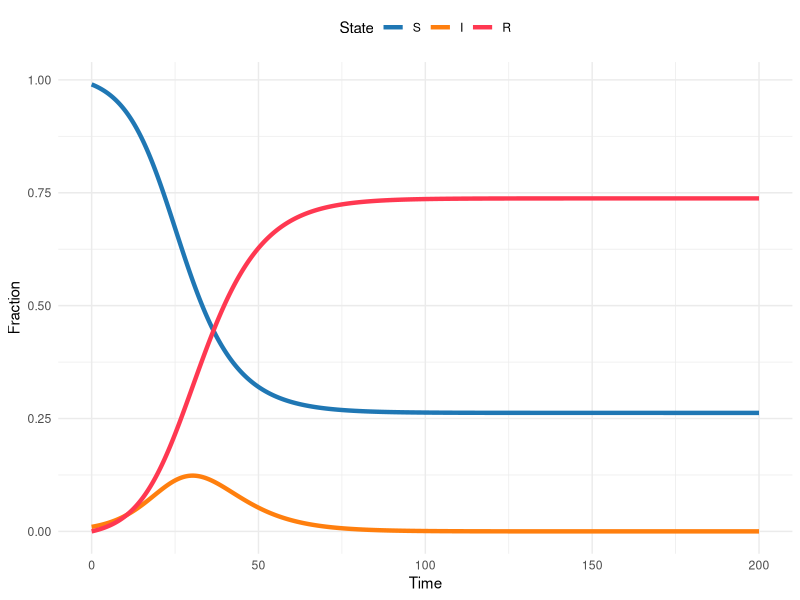
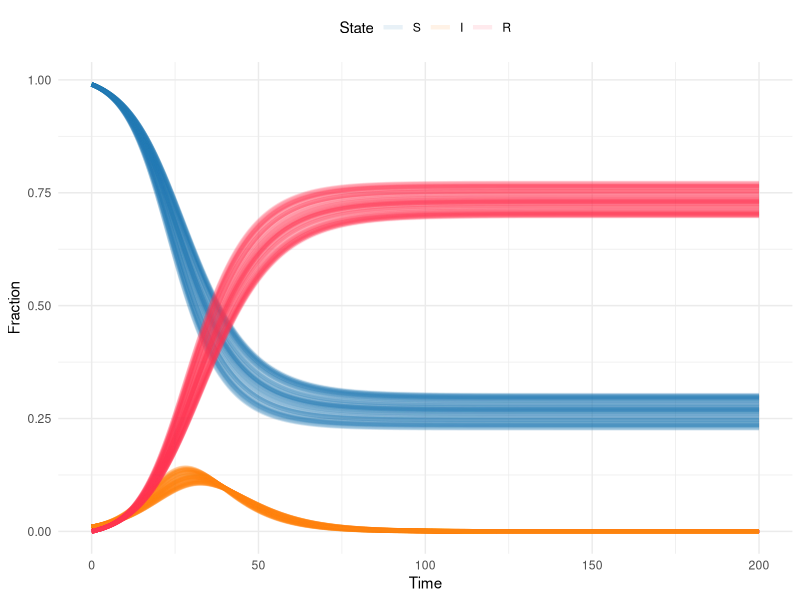
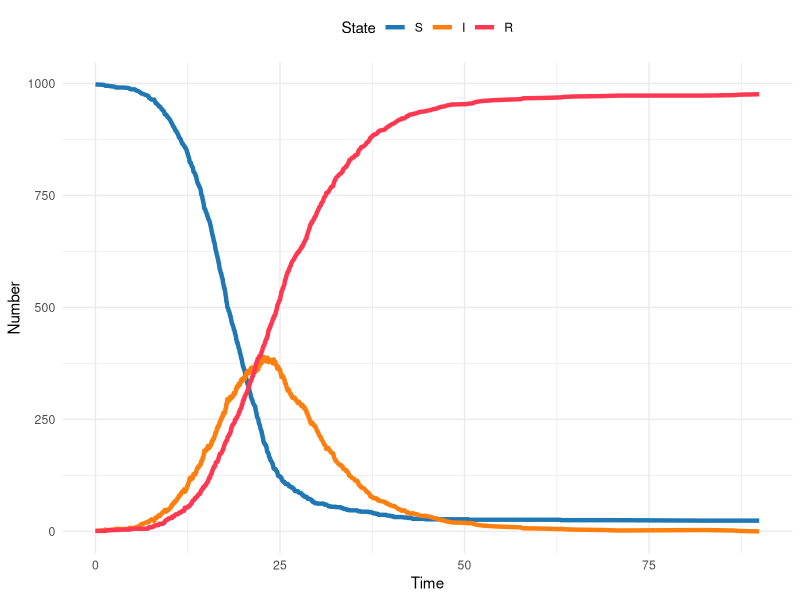
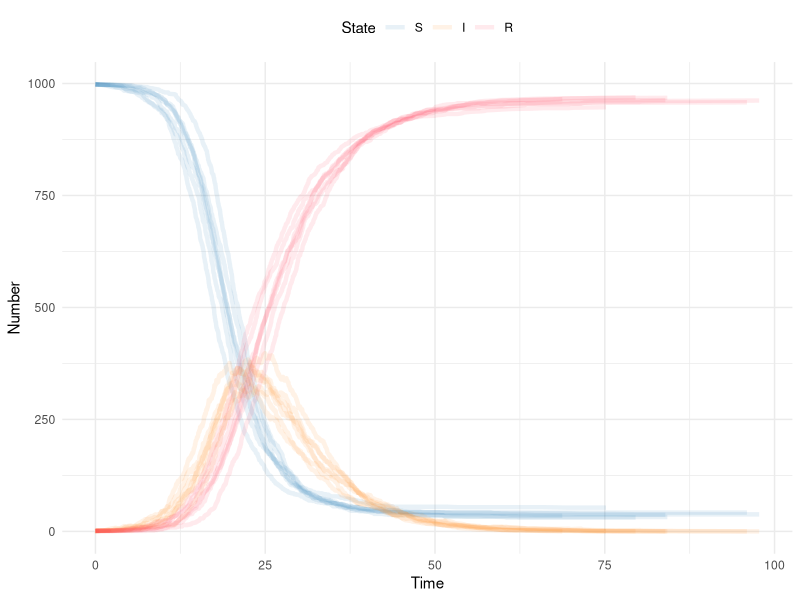
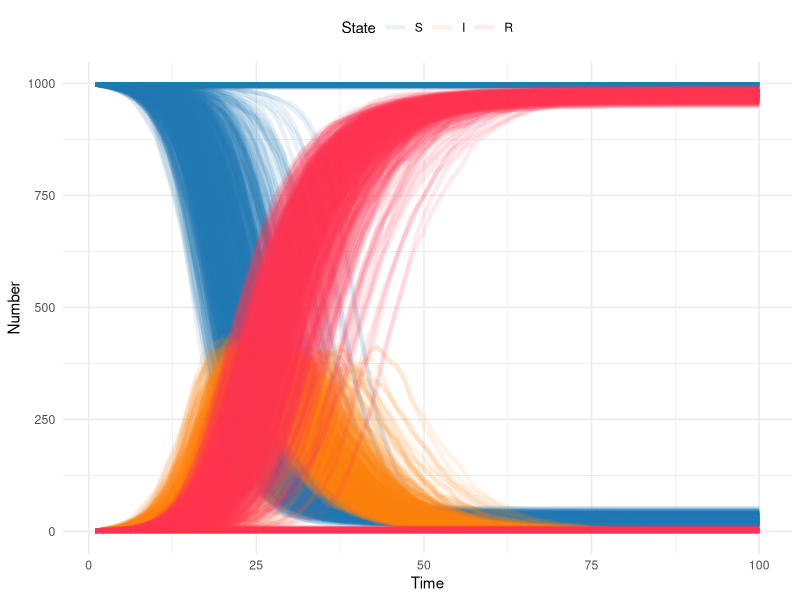
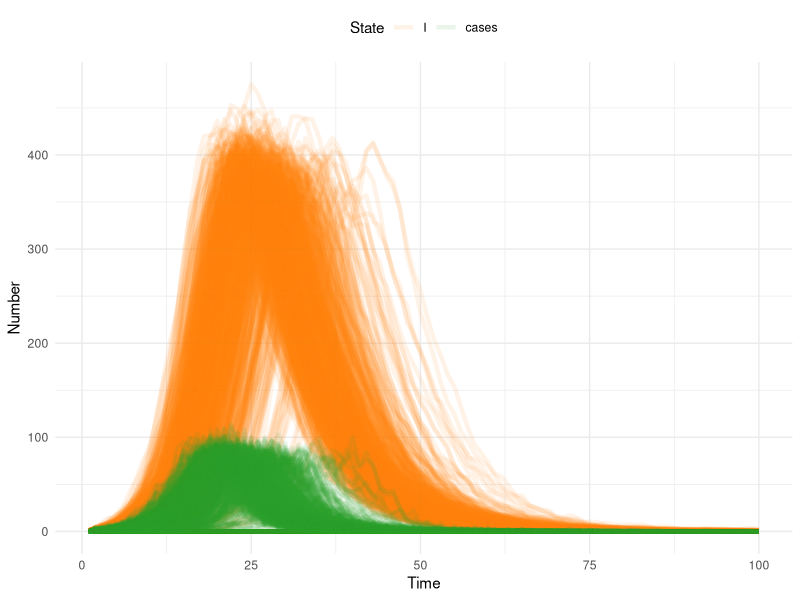
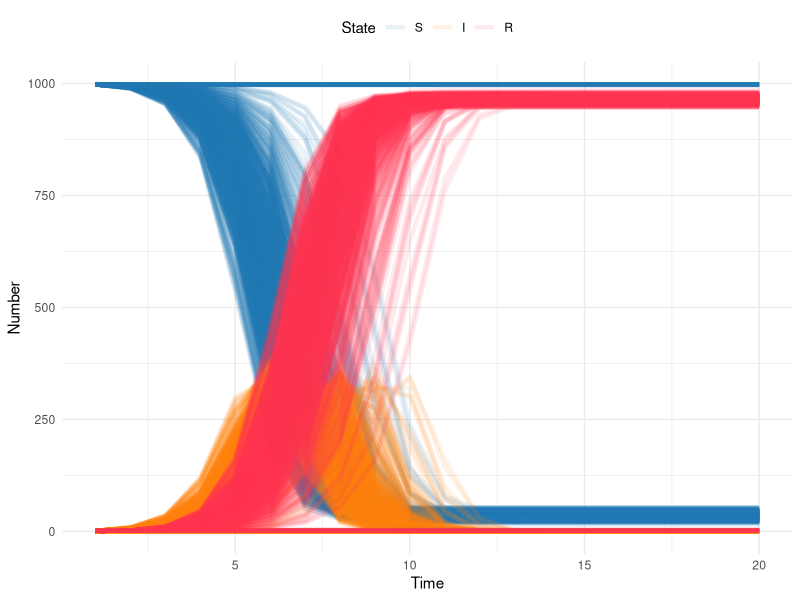

Reproduce these figures in R, in order.
## ---- chunk 1
library(here)
library(rio)
library(deSolve)
library(tidyverse)
## ---- chunk 2
theme_set(theme_minimal())
## ---- chunk 3
sir_model <- function(time, state, params, ...) {
  transmission <- params["transmission"]
  recovery <- 1 / params["duration"]

  S <- state["S"]
  I <- state["I"]
  R <- state["R"]

  dSdt <- -transmission * S * I
  dIdt <- (transmission * S * I) - (recovery * I)
  dRdt <- recovery * I

  return(list(c(dSdt, dIdt, dRdt)))
}
## ---- chunk 4
sir_params <- c(transmission = 0.3, duration = 6)
sir_init_states <- c(S = 0.99, I = 0.01, R = 0)
sim_times <- seq(0, 200, by = 0.1)

sir_sol <- deSolve::ode(
  y = sir_init_states,
  times = sim_times,
  func = sir_model,
  parms = sir_params
)
## ---- chunk 5
#| out-width: 100%
#| column: body

# Turn the output from the ODE solver into a tibble (dataframe)
# so we can manipulate and plot it easily
sir_sol_df <- as_tibble(sir_sol) %>%
  # Convert all columns to numeric (they are currently type
  # deSolve so will produce warnings when plotting etc)
  mutate(
    # Rather than repeatedly type the same function for every
    # column, use the across() function to apply the function
    # to a selection of columns
    across(
      # The cols argument takes a selection of columns to apply
      # a function to. Here, we want to apply the as.numeric()
      # function to all columns, so we use the function
      # everything() to select all columns.
      .cols = everything(),
      .fns = as.numeric
    )
  ) %>%
  # Convert the dataframe from wide to long format, so we have a
  # column for the time, a column for the state, and a column
  # for the proportion of the population in that state at that
  # time
  pivot_longer(
    # Don't pivot the time column
    cols = -time,
    names_to = "state",
    values_to = "proportion"
  ) %>%
  # Update the state column to be a factor, so the plot will
  # show the states in the correct order
  mutate(state = factor(state, levels = c("S", "I", "R")))

sir_colors <- c(S = "#1f77b4", I = "#ff7f0e", R = "#FF3851")

ggplot(sir_sol_df, aes(x = time, y = proportion, color = state)) +
  geom_line(linewidth = 1.5) +
  scale_color_manual(values = sir_colors) +
  labs(
    x = "Time",
    y = "Fraction",
    color = "State"
  ) +
  theme(legend.position = "top")
## ---- chunk 6
M <- 100 # the number of times we want to do this.
# This is a mater of choice and computational capacity (this model is small and quick, but that won't always be the case)

#since we're going to do this M times we need a place to store the results

for (m in 1:M) {
  sir_params <- c(transmission = runif(1, .283, .317), duration = 6) # each time take a random draw of the transmission rate from the confidence interval
  sir_init_states <- c(S = 0.99, I = 0.01, R = 0)
  sim_times <- seq(0, 200, by = 0.1)

  sir_sol <- deSolve::ode(
    y = sir_init_states,
    times = sim_times,
    func = sir_model,
    parms = sir_params
  )
  sir_sol = data.frame(sir_sol)
  sir_sol$iteration = m # mark this as the mth iteration of the loop
  #if this is the first iteration, create a place to store the output
  #if it's the sencond or higher, append the output to the storage
  if (m == 1) {
    sir_sol_storage <- sir_sol
  }
  if (m > 1) {
    sir_sol_storage <- rbind(sir_sol_storage, sir_sol)
  }
}
## ---- chunk 7
# Turn the output from the ODE solver into a tibble (dataframe)
# so we can manipulate and plot it easily
sir_sol_df <- as_tibble(sir_sol_storage) %>%
  # Convert all columns to numeric (they are currently type
  # deSolve so will produce warnings when plotting etc)
  mutate(
    # Rather than repeatedly type the same function for every

    # column, use the across() function to apply the function
    # to a selection of columns
    across(
      # The cols argument takes a selection of columns to apply
      # a function to. Here, we want to apply the as.numeric()
      # function to all columns, so we use the function
      # everything() to select all columns.
      .cols = everything(),
      .fns = as.numeric
    )
  ) %>%
  # Convert the dataframe from wide to long format, so we have a
  # column for the time, a column for the state, and a column
  # for the proportion of the population in that state at that
  # time
  pivot_longer(
    # Don't pivot the time column
    cols = -c(time, iteration),
    names_to = "state",
    values_to = "proportion"
  ) %>%
  # Update the state column to be a factor, so the plot will
  # show the states in the correct order
  mutate(state = factor(state, levels = c("S", "I", "R")))

sir_colors <- c(S = "#1f77b4", I = "#ff7f0e", R = "#FF3851")

ggplot(
  sir_sol_df,
  aes(
    x = time,
    y = proportion,
    color = state,
    group = interaction(iteration, state)
  )
) +
  geom_line(linewidth = 1.5, alpha = .1) +
  scale_color_manual(values = sir_colors) +
  labs(
    x = "Time",
    y = "Fraction",
    color = "State"
  ) +
  theme(legend.position = "top")
## ---- chunk 8
###############################################################################
# Parameters and initial conditions                                            #
###############################################################################

S <- 998 # number susceptible
I <- 1 # number infected
R <- 1 # number recovered
time <- 0

beta <- .5 # transmission rate
gamma <- 1 / 7 # recovery rate
## ---- chunk 9
###############################################################################
# Gillespie Step                                                              #
###############################################################################
gil_step <- function(SIR, beta, gamma) {
  # SIR is a vector containing 4 elements
  #   S = scalar number of susceptibles now
  #   I = scalar number of infecteds now
  #   R = scalar number of recovereds now
  #   time = current time
  # beta = transmission rate
  # gamma = recovery rate

  times <- rexp(
    2, # draw two random exponential variables
    c(
      beta * SIR[1] * SIR[2] / sum(SIR[1:3]), # the first is the rate of new infections: S*Beta*I/N
      SIR[2] * gamma
    )
  ) # the second is the rate of new recoveries: I*gamma

  return(list(
    change_state = which.min(times), # which.min identifies which of the two random variables is smallest, and thus the first to happen: this is the transition that we'll mae
    time_step = min(times)
  )) # this identfies how much time elapsed before the transition occured, so we can increment time forward
}
## ---- chunk 10
###############################################################################
# Simulate over time                                                          #
###############################################################################
counter <- 0 # set counter at 0
while (all(I > 0)) {
  #continue until I is depleted
  counter <- counter + 1 #counter for number of transitions: we don't know how many transitions will happen until the simualtion is over
  #
  sir_tmp <- c(S[counter], I[counter], R[counter], time[counter]) #current SIR states
  step <- gil_step(sir_tmp, beta, gamma)
  if (step$change_state == 1) {
    # if transition is an infection, reduce S and increase I
    sir_tmp[1] <- sir_tmp[1] - 1
    sir_tmp[2] <- sir_tmp[2] + 1
  }
  if (step$change_state == 2) {
    # if transition is an recovery, reduce I and increase R
    sir_tmp[2] <- sir_tmp[2] - 1
    sir_tmp[3] <- sir_tmp[3] + 1
  }
  sir_tmp[4] <- sir_tmp[4] + step$time_step # increment time

  #Append changes
  S <- c(S, sir_tmp[1])
  I <- c(I, sir_tmp[2])
  R <- c(R, sir_tmp[3])
  time <- c(time, sir_tmp[4])

  #cat(S[counter],"-",I[counter],"-",R[counter],"-",time[counter], ".\n"). # this prints the output as it goes
}
## ---- chunk 11
#| out-width: 100%
#| column: body

# Reuse the plotting code from above

# Turn the output from gil_step() into a tibble (dataframe)
# so we can manipulate and plot it easily
gil_df <- tibble(time, S, I, R) %>% # put elements in a data frame
  # Convert all columns to numeric (they are currently type
  # deSolve so will produce warnings when plotting etc)
  mutate(
    # Rather than repeatedly type the same function for every
    # column, use the across() function to apply the function
    # to a selection of columns
    across(
      # The cols argument takes a selection of columns to apply
      # a function to. Here, we want to apply the as.numeric()
      # function to all columns, so we use the function
      # everything() to select all columns.
      .cols = everything(),
      .fns = as.numeric
    )
  ) %>%
  # Convert the dataframe from wide to long format, so we have a
  # column for the time, a column for the state, and a column
  # for the proportion of the population in that state at that
  # time
  pivot_longer(
    # Don't pivot the time column
    cols = -c(time),
    names_to = "state",
    values_to = "number"
  ) %>%
  # Update the state column to be a factor, so the plot will
  # show the states in the correct order
  mutate(state = factor(state, levels = c("S", "I", "R")))

sir_colors <- c(S = "#1f77b4", I = "#ff7f0e", R = "#FF3851")

ggplot(gil_df, aes(x = time, y = number, color = state)) +
  geom_line(linewidth = 1.5) +
  scale_color_manual(values = sir_colors) +
  labs(
    x = "Time",
    y = "Number",
    color = "State"
  ) +
  theme(legend.position = "top")
## ---- chunk 12
###############################################################################
# Simulate over time                                                          #
M <- 10 # number of realizations to simulate

for (m in 1:M) {
  ###############################################################################
  # Parameters and initial conditions                                            #
  ###############################################################################

  S <- 998 # number susceptible
  I <- 1 # number infected
  R <- 1 # number recovered
  time <- 0
  iteration = m #initialize iteration counter

  beta <- .5 # transmission rate
  gamma <- 1 / 7 # recovery rate

  ###############################################################################
  # Simulate over time                                                          #
  ###############################################################################
  counter <- 0 # set counter at 0
  while (all(I > 0)) {
    #continue until I is depleted
    counter <- counter + 1 #counter for number of transitions: we don't know how many transitions will happen until the simualtion is over
    #
    sir_tmp <- c(S[counter], I[counter], R[counter], time[counter]) #current SIR states
    step <- gil_step(sir_tmp, beta, gamma)
    if (step$change_state == 1) {
      # if transition is an infection, reduce S and increase I
      sir_tmp[1] <- sir_tmp[1] - 1
      sir_tmp[2] <- sir_tmp[2] + 1
    }
    if (step$change_state == 2) {
      # if transition is an recovery, reduce I and increase R
      sir_tmp[2] <- sir_tmp[2] - 1
      sir_tmp[3] <- sir_tmp[3] + 1
    }
    sir_tmp[4] <- sir_tmp[4] + step$time_step # increment time

    #Append changes
    S <- c(S, sir_tmp[1])
    I <- c(I, sir_tmp[2])
    R <- c(R, sir_tmp[3])
    time <- c(time, sir_tmp[4])
    iteration <- c(iteration, m)

    #cat(S[counter],"-",I[counter],"-",R[counter],"-",time[counter], ".\n"). # this prints the output as it goes
  }
  if (m == 1) {
    sir_gil_storage = tibble(S, I, R, time, iteration)
  }
  if (m > 1) {
    sir_gil_storage = bind_rows(
      sir_gil_storage,
      tibble(S, I, R, time, iteration)
    )
  }
}
## ---- chunk 13
# Reuse the plotting code from above

# Turn the output from gil_step() into a tibble (dataframe)
# so we can manipulate and plot it easily
gil_df <- sir_gil_storage %>% # put elements in a data frame
  # Convert all columns to numeric (they are currently type
  # deSolve so will produce warnings when plotting etc)
  mutate(
    # Rather than repeatedly type the same function for every
    # column, use the across() function to apply the function
    # to a selection of columns
    across(
      # The cols argument takes a selection of columns to apply
      # a function to. Here, we want to apply the as.numeric()
      # function to all columns, so we use the function
      # everything() to select all columns.
      .cols = everything(),
      .fns = as.numeric
    )
  ) %>%
  # Convert the dataframe from wide to long format, so we have a
  # column for the time, a column for the state, and a column
  # for the proportion of the population in that state at that
  # time
  pivot_longer(
    # Don't pivot the time column
    cols = -c(time, iteration),
    names_to = "state",
    values_to = "number"
  ) %>%
  # Update the state column to be a factor, so the plot will
  # show the states in the correct order
  mutate(state = factor(state, levels = c("S", "I", "R")))

sir_colors <- c(S = "#1f77b4", I = "#ff7f0e", R = "#FF3851")

ggplot(
  gil_df,
  aes(
    x = time,
    y = number,
    color = state,
    group = interaction(iteration, state)
  )
) +
  geom_line(linewidth = 1.5, alpha = .1) +
  scale_color_manual(values = sir_colors) +
  labs(
    x = "Time",
    y = "Number",
    color = "State"
  ) +
  theme(legend.position = "top")
## ---- chunk 14
###############################################################################
# Parameters and initial conditions                                           #
###############################################################################

S <- 998 # number susceptible
I <- 1 # number infected
R <- 1 # number recovered
time <- 0

beta <- .5 # transmission rate
gamma <- 1 / 7 # recovery rate
## ---- chunk 15
###############################################################################
# Tau Leaping Single time step                                                            #
###############################################################################
tau_sir_step <- function(sims, S, I, R, beta, gamma, delta_t, ...) {
  # adapted from Aaron King's code
  # sims = number of simulations
  # S = initial susceptible population
  # I = initial infected population
  # R = initial recovered population
  # beta = transmission rate
  # gamma = recovery rate

  N <- S + I + R # total population size
  dSI <- rpois(n = sims, beta * S * (I / N) * delta_t) # new incident infections
  dIR <- rpois(n = sims, gamma * I * delta_t) # recoveries
  # note that this can be done with a binomial step as well
  #dSI <- rbinom(n=sims,size=S,prob=1-exp(-beta*(I/N)*delta_t))  # new incident infections
  #dIR <- rbinom(n=sims,size=I,prob=1-exp(-gamma*delta_t))       # recoveries

  #since it is possible for the transitions to drirve the states negative, we have to prevent that
  S <- pmax(S - dSI, 0) # change in S
  I <- pmax(I + dSI - dIR, 0) # change in I
  R <- R + dIR # change in R
  cbind(S, I, R, dSI) # note that dSI are the new incident infections
}
## ---- chunk 16
###############################################################################
# set up and storage for states                                               #
###############################################################################
T <- 100 # time to simulate over. With Tau Leaping the random draws scales with time not with population size, so this is much more efficient than Gillespie for large populations
sims <- 1000 # number of simulations: notice that we can do WAY more now

s_mat <- matrix(S, 1, sims) # storage item for S for all simulations
i_mat <- matrix(I, 1, sims) # storage item for I for all simulations
r_mat <- matrix(R, 1, sims) # storage item for R for all simulations
new_cases <- matrix(0, 1, sims) # storage item for new cases (i.e. incidence) for all simulations
n_mat <- S + I + R # storage item for N for all simulations
## ---- chunk 17
###############################################################################
# run over a time from 2 to T                                               #
###############################################################################
#
for (ts in 2:T) {
  #loop over time, ts is the index

  out <- tau_sir_step(
    sims,
    s_mat[ts - 1, ],
    i_mat[ts - 1, ],
    r_mat[ts - 1, ],
    beta,
    gamma,
    delta_t = 1
  ) # call to SIR step function above

  s_mat <- rbind(s_mat, out[, 1]) # update state
  i_mat <- rbind(i_mat, out[, 2]) # update state
  r_mat <- rbind(r_mat, out[, 3]) # update state
  n_mat <- rbind(n_mat, out[, 1] + out[, 2] + out[, 3]) # update state -- note population size isn't changing, but this could be updated with births/deaths
  new_cases <- rbind(new_cases, out[, 4]) # update state
}
## ---- chunk 18
#| out-width: 100%
#| column: body

###############################################################################
# plotting                                                                   #
###############################################################################
# put output in a data frame
tau_df <- tibble(
  S = array(s_mat),
  I = array(i_mat),
  R = array(r_mat),
  N = array(n_mat),
  cases = array(new_cases),
  time = rep(1:T, sims),
  iteration = rep(1:sims, each = T)
)

tau_df <- tau_df %>%
  pivot_longer(
    # Don't pivot the time column
    cols = -c(time, iteration),
    names_to = "state",
    values_to = "number"
  ) %>%
  mutate(state = factor(state, levels = c("S", "I", "R", "N", "cases")))

sir_colors <- c(S = "#1f77b4", I = "#ff7f0e", R = "#FF3851", cases = "#2ca02c") # fix this color

tau_df %>%
  mutate(iteration = as.factor(iteration)) %>%
  filter(state %in% c("S", "I", "R")) %>%
  ggplot(aes(
    x = time,
    y = number,
    group = interaction(iteration, state),
    color = state
  )) +
  geom_line(linewidth = 1.5, alpha = .1) +
  scale_color_manual(values = sir_colors) +
  labs(
    x = "Time",
    y = "Number",
    color = "State"
  ) +
  theme(legend.position = "top")
## ---- chunk 19
#| out-width: 100%
#| column: body
###############################################################################
# plotting                                                                   #
###############################################################################
# put output in a data frame
tau_df <- tibble(
  S = array(s_mat),
  I = array(i_mat),
  R = array(r_mat),
  N = array(n_mat),
  cases = array(new_cases),
  time = rep(1:T, sims),
  iteration = rep(1:sims, each = T)
)

tau_df <- tau_df %>%
  pivot_longer(
    # Don't pivot the time column
    cols = -c(time, iteration),
    names_to = "state",
    values_to = "number"
  ) %>%
  mutate(state = factor(state, levels = c("S", "I", "R", "N", "cases")))

sir_colors <- c(S = "#1f77b4", I = "#ff7f0e", R = "#FF3851", cases = "#2ca02c") # fix this color

tau_df %>%
  mutate(iteration = as.factor(iteration)) %>%
  filter(state %in% c("I", "cases")) %>%
  ggplot(aes(
    x = time,
    y = number,
    group = interaction(iteration, state),
    color = state
  )) +
  geom_line(linewidth = 1.5, alpha = .1) +
  scale_color_manual(values = sir_colors) +
  labs(
    x = "Time",
    y = "Number",
    color = "State"
  ) +
  theme(legend.position = "top")
## ---- chunk 20
###############################################################################
# Parameters and initial conditions                                           #
###############################################################################
S <- 998 # number susceptible
I <- 1 # number infected
R <- 1 # number recovered
time <- 0

beta <- 3.5 # transmission rate -- note the change in value
## ---- chunk 21
###############################################################################
# Single time step                                                            #
###############################################################################
chain_binomial_step <- function(sims, S, I, R, beta, ...) {
  # S = initial susceptible population
  # I = initial infected population
  # R = initial recovered population
  # beta is transmission rate

  N <- S + I + R # total population size
  new_i <- rbinom(n = sims, pmax(S, 0), 1 - exp(-beta * pmax(I, 0) / N)) # this is the only stochastic step; only do draw if I >0
  new_s <- S - new_i #this step is now deterministic, because everyone from the past time step recovers
  new_r <- R + I

  cbind(new_s, new_i, new_r)
}
## ---- chunk 22
###############################################################################
# Run over many steps                                                         #
###############################################################################

T <- 20 # note here that the time step is one infectious generation time, so 7 days from gamma above
sims <- 1000

s_mat <- matrix(S, 1, sims) # storage item for S for all simulations
i_mat <- matrix(I, 1, sims) # storage item for I for all simulations
r_mat <- matrix(R, 1, sims) # storage item for R for all simulations
n_mat <- S + I + R

for (ts in 2:T) {
  out <- chain_binomial_step(sims, s_mat[ts - 1, ], i_mat[ts - 1, ], r_mat[ts - 1, ], beta)
  s_mat <- rbind(s_mat, out[, 1]) # update state
  i_mat <- rbind(i_mat, out[, 2]) # update state
  r_mat <- rbind(r_mat, out[, 3]) # update state
  n_mat <- rbind(n_mat, out[, 1] + out[, 2] + out[, 3]) # update state -- note population size isn't changing, but this could be updated with births/deaths
}
## ---- chunk 23
#| echo: true
#| message: false
#| out-width: 100%
#| column: body

# put output in a data frame
bin_df <- tibble(
  S = array(s_mat),
  I = array(i_mat),
  R = array(r_mat),
  N = array(matrix(n_mat)),
  time = rep(1:T, sims),
  iteration = rep(1:sims, each = T)
)

bin_df = bin_df %>%
  pivot_longer(
    # Don't pivot the time column
    cols = -c(time, iteration),
    names_to = "state",
    values_to = "number"
  ) %>%
  mutate(state = factor(state, levels = c("S", "I", "R", "N")))

sir_colors <- c(S = "#1f77b4", I = "#ff7f0e", R = "#FF3851") # fix this color

# NOT CURRENTLY WORKING
# NOT PLOTTING AS INDIVIDUAL LINES

bin_df %>%
  mutate(iteration = as.factor(iteration)) %>%
  filter(state %in% c("S", "I", "R")) %>%
  ggplot(aes(
    x = time,
    y = number,
    group = interaction(iteration, state),
    color = state
  )) +
  geom_line(linewidth = 1.5, alpha = .1) +
  scale_color_manual(values = sir_colors) +
  labs(
    x = "Time",
    y = "Number",
    color = "State"
  ) +
  theme(legend.position = "top")
